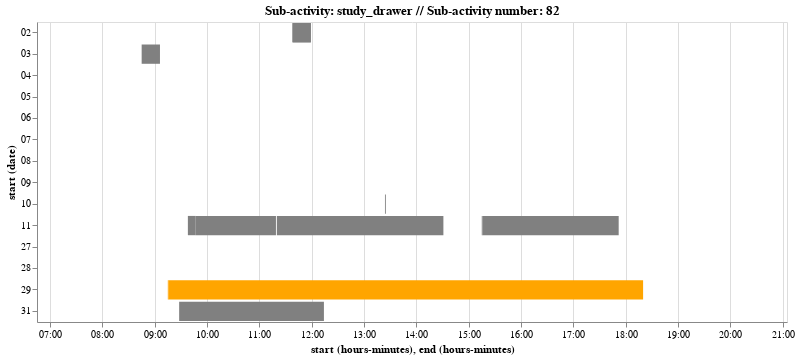

Notebook cell for this chart:
### Markdown cell above
#### Study - Drawer, Sub-activity # 82

### Code cell
charts[4]

### Figure 1 — Vega-Lite specification as saved in the notebook (floating-point values rounded to 4 significant figures)
{"$schema": "https://vega.github.io/schema/vega-lite/v3.4.0.json", "config": {"mark": {"tooltip": null}, "view": {"height": 300, "width": 400}}, "data": {"name": "data-f80e52407f1a2e11dc1a1d0bd284adf6"}, "datasets": {"data-f80e52407f1a2e11dc1a1d0bd284adf6": [{"day": "3", "end": "2003-03-27T06:45:48", "index": 6, "start": "2003-03-27T06:45:45"}, {"day": "3", "end": "2003-03-27T07:35:34", "index": 18, "start": "2003-03-27T07:35:27"}, {"day": "3", "end": "2003-03-27T07:36:27", "index": 20, "start": "2003-03-27T07:36:23"}, {"day": "3", "end": "2003-03-27T19:46:32", "index": 93, "start": "2003-03-27T19:46:29"}, {"day": "4", "end": "2003-03-28T19:05:41", "index": 145, "start": "2003-03-28T19:05:30"}, {"day": "5", "end": "2003-03-29T09:16:48", "index": 215, "start": "2003-03-29T09:15:04"}, {"day": "5", "end": "2003-03-29T18:20:23", "index": 216, "start": "2003-03-29T09:16:50"}, {"day": "0", "end": "2003-03-31T12:14:14", "index": 854, "start": "2003-03-31T09:28:50"}, {"day": "2", "end": "2003-04-02T11:38:44", "index": 1063, "start": "2003-04-02T11:38:42"}, {"day": "2", "end": "2003-04-02T11:38:44", "index": 1064, "start": "2003-04-02T11:38:42"}, {"day": "2", "end": "2003-04-02T11:59:35", "index": 1065, "start": "2003-04-02T11:38:45"}, {"day": "2", "end": "2003-04-02T11:59:35", "index": 1066, "start": "2003-04-02T11:38:45"}, {"day": "2", "end": "2003-04-02T12:00:33", "index": 1104, "start": "2003-04-02T12:00:23"}, {"day": "2", "end": "2003-04-02T12:05:46", "index": 1109, "start": "2003-04-02T12:05:44"}, {"day": "2", "end": "2003-04-02T12:05:49", "index": 1110, "start": "2003-04-02T12:05:48"}, {"day": "2", "end": "2003-04-02T12:05:53", "index": 1111, "start": "2003-04-02T12:05:51"}, {"day": "2", "end": "2003-04-02T12:05:56", "index": 1112, "start": "2003-04-02T12:05:54"}, {"day": "2", "end": "2003-04-02T12:06:34", "index": 1113, "start": "2003-04-02T12:06:33"}, {"day": "2", "end": "2003-04-02T12:06:38", "index": 1114, "start": "2003-04-02T12:06:36"}, {"day": "2", "end": "2003-04-02T12:06:51", "index": 1115, "start": "2003-04-02T12:06:46"}, {"day": "2", "end": "2003-04-02T12:06:53", "index": 1116, "start": "2003-04-02T12:06:52"}, {"day": "2", "end": "2003-04-02T12:06:56", "index": 1117, "start": "2003-04-02T12:06:54"}, {"day": "3", "end": "2003-04-03T09:06:03", "index": 1201, "start": "2003-04-03T08:45:48"}, {"day": "4", "end": "2003-04-04T07:06:54", "index": 1363, "start": "2003-04-04T07:06:48"}, {"day": "5", "end": "2003-04-05T21:01:20", "index": 1649, "start": "2003-04-05T21:01:15"}, {"day": "6", "end": "2003-04-06T09:34:45", "index": 1715, "start": "2003-04-06T09:34:39"}, {"day": "6", "end": "2003-04-06T18:31:34", "index": 1837, "start": "2003-04-06T18:31:19"}, {"day": "6", "end": "2003-04-06T18:31:34", "index": 1838, "start": "2003-04-06T18:31:19"}, {"day": "0", "end": "2003-04-07T07:30:36", "index": 1904, "start": "2003-04-07T07:30:34"}, {"day": "0", "end": "2003-04-07T07:30:36", "index": 1905, "start": "2003-04-07T07:30:34"}, {"day": "1", "end": "2003-04-08T06:52:46", "index": 2022, "start": "2003-04-08T06:52:35"}, {"day": "1", "end": "2003-04-08T06:52:46", "index": 2023, "start": "2003-04-08T06:52:35"}, {"day": "2", "end": "2003-04-09T08:39:20", "index": 2143, "start": "2003-04-09T08:39:17"}, {"day": "2", "end": "2003-04-09T15:43:35", "index": 2241, "start": "2003-04-09T15:43:32"}, {"day": "3", "end": "2003-04-10T08:20:45", "index": 2311, "start": "2003-04-10T08:20:41"}, {"day": "3", "end": "2003-04-10T08:20:45", "index": 2312, "start": "2003-04-10T08:20:41"}, {"day": "3", "end": "2003-04-10T08:21:38", "index": 2315, "start": "2003-04-10T08:21:36"}, {"day": "3", "end": "2003-04-10T11:52:49", "index": 2405, "start": "2003-04-10T11:52:48"}, {"day": "3", "end": "2003-04-10T13:25:05", "index": 2470, "start": "2003-04-10T13:24:56"}, {"day": "3", "end": "2003-04-10T21:05:44", "index": 2545, "start": "2003-04-10T21:05:43"}, {"day": "4", "end": "2003-04-11T09:47:28", "index": 2561, "start": "2003-04-11T09:38:49"}, {"day": "4", "end": "2003-04-11T11:19:57", "index": 2569, "start": "2003-04-11T09:47:30"}, {"day": "4", "end": "2003-04-11T14:31:54", "index": 2604, "start": "2003-04-11T11:20:06"}, {"day": "4", "end": "2003-04-11T15:16:02", "index": 2689, "start": "2003-04-11T15:15:46"}, {"day": "4", "end": "2003-04-11T17:52:45", "index": 2690, "start": "2003-04-11T15:16:04"}]}, "encoding": {"color": {"condition": {"test": "(datum.day > 4)", "value": "orange"}, "value": "grey"}, "detail": {"field": "index", "type": "quantitative"}, "x": {"field": "start", "timeUnit": "hoursminutes", "type": "temporal"}, "x2": {"field": "end", "timeUnit": "hoursminutes"}, "y": {"field": "start", "timeUnit": "date", "type": "ordinal"}}, "mark": "bar", "selection": {"selector613": {"bind": "scales", "encodings": ["x", "y"], "type": "interval"}}, "title": "Sub-activity: study_drawer // Sub-activity number: 82", "width": 750}
